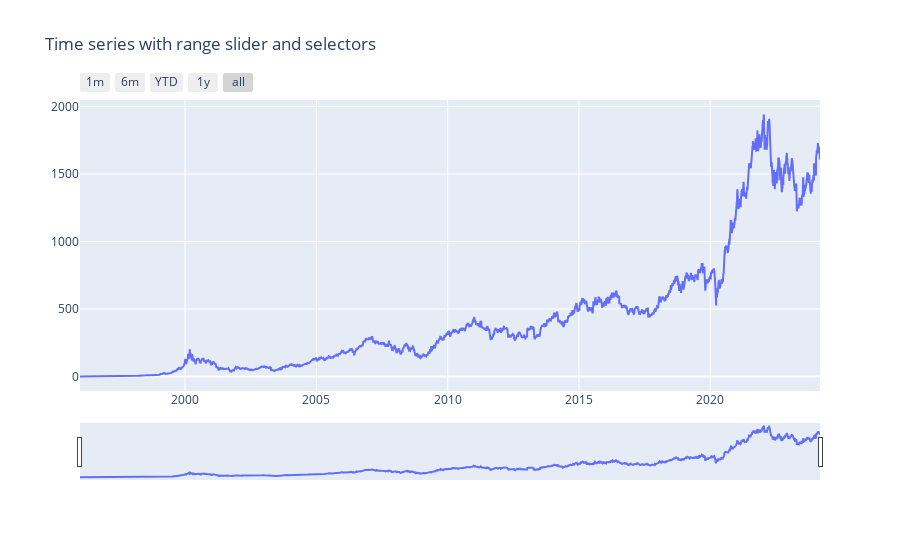

The code cell stored with this chart in its notebook:
### Code cell
import plotly.graph_objects as go

# import pandas as pd

# Load data
# df = pd.read_csv(
    # "https://raw.githubusercontent.com/plotly/datasets/master/finance-charts-apple.csv")
# df.columns = [col.replace("AAPL.", "") for col in df.columns]

# Create figure
fig = go.Figure()

fig.add_trace(
    go.Scatter(x=list(df.index), y=list(df.Close)))

# Set title
fig.update_layout(
    title_text="Time series with range slider and selectors"
)

# Add range slider
fig.update_layout(
    xaxis=dict(
        rangeselector=dict(
            buttons=list([
                dict(count=1,
                     label="1m",
                     step="month",
                     stepmode="backward"),
                dict(count=6,
                     label="6m",
                     step="month",
                     stepmode="backward"),
                dict(count=1,
                     label="YTD",
                     step="year",
                     stepmode="todate"),
                dict(count=1,
                     label="1y",
                     step="year",
                     stepmode="backward"),
                dict(step="all")
            ])
        ),
        rangeslider=dict(
            visible=True
        ),
        type="date"
    )
)

fig.show()

### Figure 1 — Plotly figure (JSON) as saved in the notebook; plotly's stock layout.template omitted (floating-point values rounded to 4 significant figures; data arrays with more than 128 entries replaced by an {"elided": "..."} marker saying what was removed)
{"data": [{"type": "scatter", "x": {"elided": "7085 str values"}, "y": {"elided": "7085 float values"}}], "layout": {"autosize": true, "title": {"text": "Time series with range slider and selectors"}, "xaxis": {"autorange": true, "range": ["1996-01-01", "2024-03-07"], "rangeselector": {"buttons": [{"count": 1, "label": "1m", "step": "month", "stepmode": "backward"}, {"count": 6, "label": "6m", "step": "month", "stepmode": "backward"}, {"count": 1, "label": "YTD", "step": "year", "stepmode": "todate"}, {"count": 1, "label": "1y", "step": "year", "stepmode": "backward"}, {"step": "all"}]}, "rangeslider": {"autorange": true, "range": ["1996-01-01", "2024-03-07"], "visible": true, "yaxis": {"_template": null, "rangemode": "match"}}, "type": "date"}, "yaxis": {"autorange": true, "range": [-106.9, 2047.0], "type": "linear"}}}
